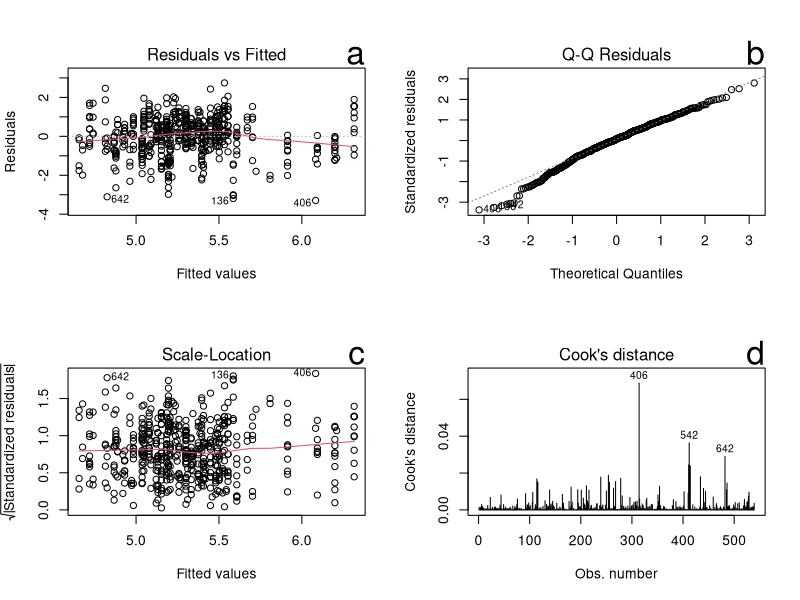
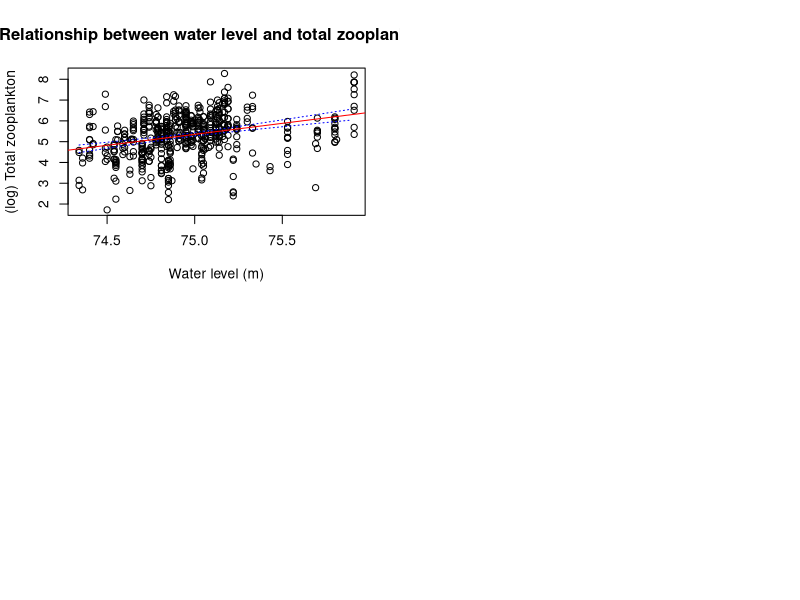

The R script that drew these images, in order:
## ---- chunk 1
soln=FALSE
#install.packages("readxl")
library("readxl")

# xlsx files
ham<- read_excel("ind dates flat all parameters Hamilton only FOR Kim.xlsx")
## ---- chunk 2
# removing NAs from the dataset 
na.omit(ham)
## ---- chunk 3
# changing the column name to one that is easier to use
# (R does not like spaces in variable names)
colnames(ham)[colnames(ham) == 'water level'] <- 'waterlevel'

# running the linear regression of water level and total zooplankton
logwaterlzoo.lm<-lm((log(total.zoop))~(waterlevel), ham)

# getting the results using the summary() function
summary(logwaterlzoo.lm)
## ---- chunk 4
knitr::opts_chunk$set(echo = FALSE)
## ---- chunk 5
#Error in knitr::include_graphics("C:/Users/fernsa/Downloads/R seminar -_ linear regression .png") : 
#  Cannot find the file(s): "C:/Users/fernsa/Downloads/R seminar -_ linear regression .png"

#knitr::include_graphics("C:/Users/fernsa/Downloads/R seminar -_ linear regression .png")
## ---- chunk 6
knitr::opts_chunk$set(echo = TRUE)
## ---- chunk 7
# divide the window into a 2 by 2 grid
par(mfrow=c(2,2))

# plotting diagnostic plots with log transformed data
lab=c("a", "b", "c", "d")
for (i in 1:4){
plot(logwaterlzoo.lm, which=i)
mtext(text=lab[i], side=3, cex=2, adj=1)
}
## ---- chunk 8
hogwaterl<-(ham$waterlevel)

# taking the natural log of the response variable
logtotal.zoop<-log(ham$total.zoop)
logwaterlzoo.lm=lm(logtotal.zoop~hogwaterl)

# creating a vector 'x' to predict total.zoop from waterlevel
x <- seq(min(hogwaterl, na.rm=TRUE), max(hogwaterl, na.rm=TRUE), by = 0.05)

# calculate confidence intervals (confidence level 95%) for predicted total.zoop values
confidenceint<-predict(logwaterlzoo.lm, newdata=data.frame(hogwaterl=x), interval="confidence", level=0.95)
cf=as.data.frame(confidenceint)

# create a plot with water level and total zooplankton
# use xlab(), ylab() and main() to put titles on the plot
plot(x=ham$waterlevel, y=logtotal.zoop, xlab="Water level (m)", ylab="(log) Total zooplankton", main="Relationship between water level and total zooplankton")

# add regression line to the plot using the abline() function
abline(logwaterlzoo.lm, col="red")

# lower bound confidence interval
lines(x=x,cf$lwr, col="blue",lty=3 )

# upper bound confidence interval
lines(x=x,cf$upr, col="blue",lty=3 )
